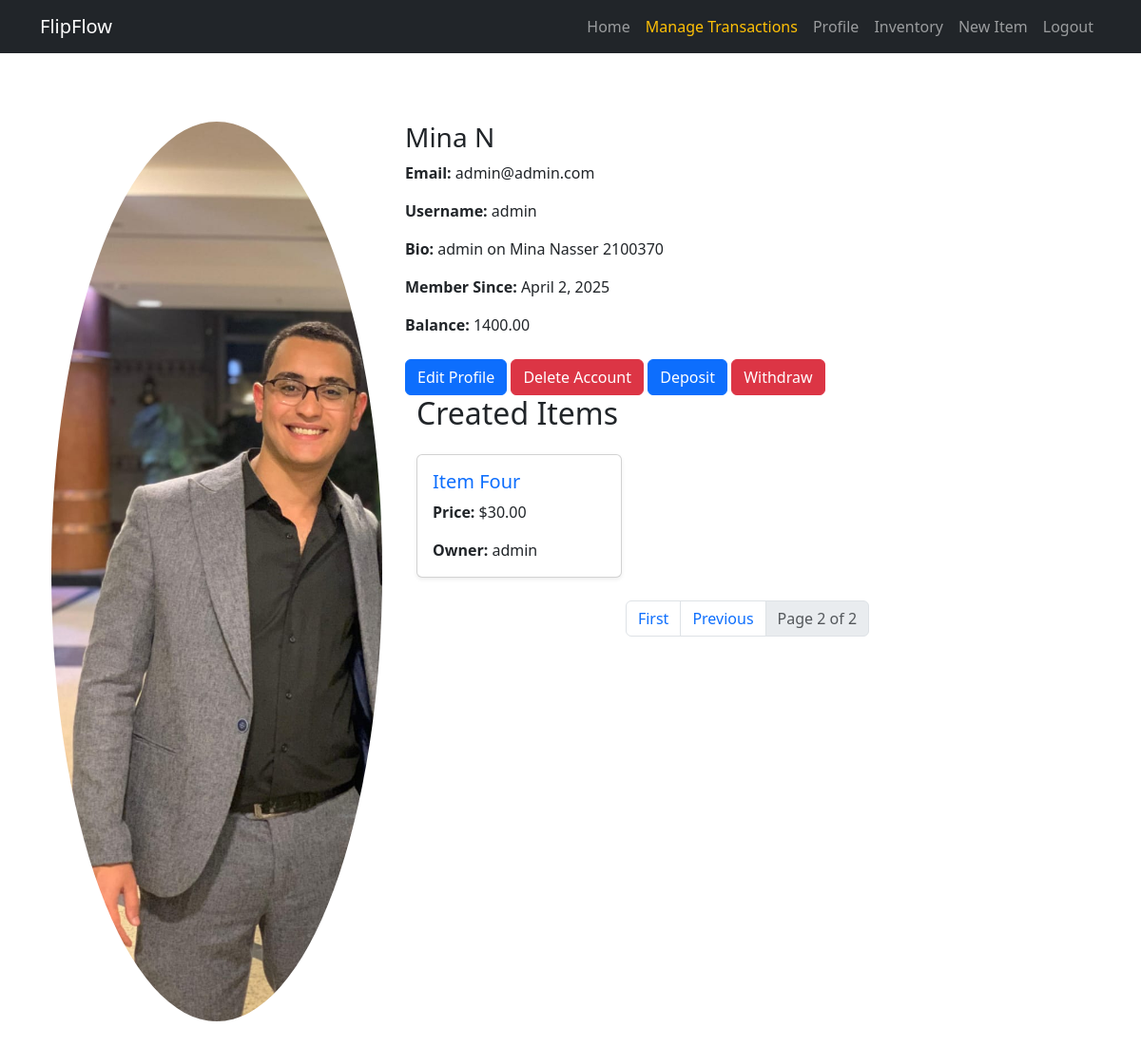
The page /accounts/profile/?page=2 (signed in) on the database as committed earlier.
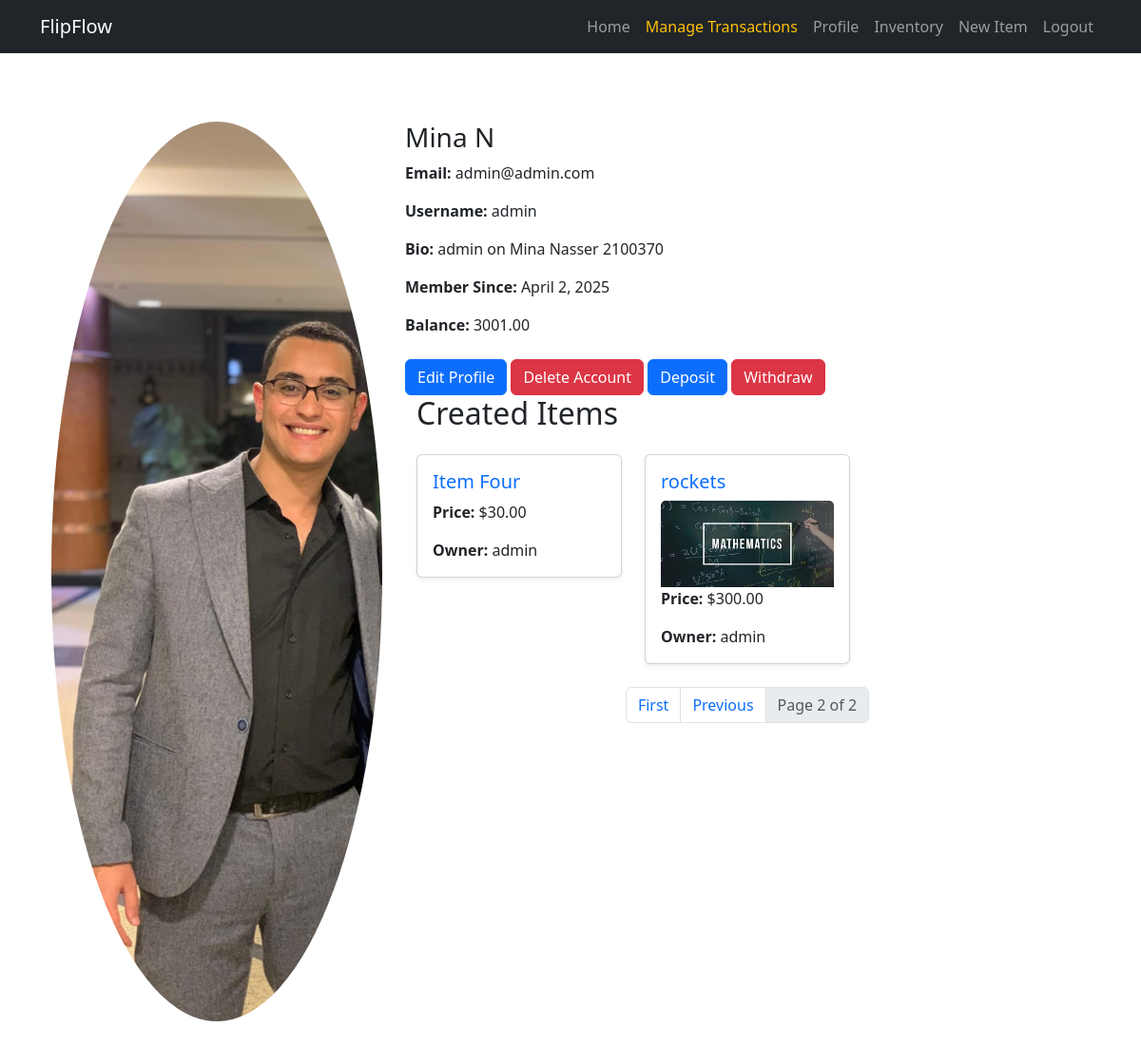
The same page on the database as committed later.
### accounts/models.py (models this page shows, shortened)
class Profile(models.Model):
    user = models.OneToOneField(User, on_delete=models.CASCADE)
    img = models.ImageField(upload_to=custom_upload_to,blank=True,null=True)
    balance=models.DecimalField(max_digits=15,default=0, decimal_places=2, verbose_name="balance")
    slug = models.SlugField(blank=True,null=True)
    bio = models.TextField(blank=True)
    country = CountryField(blank=True)
    address = models.CharField(blank=True, max_length=100)
    birth_date = models.DateField(null=True, blank=True)
    joindate = models.DateTimeField(blank=True, default=datetime.datetime.now)
    class Meta:
        verbose_name = 'Profile'
        verbose_name_plural = 'Profiles'

### Item/models.py (models this page shows, shortened)
class Item(models.Model):
    Item_name= models.CharField(max_length=100, verbose_name="Item Name")
    Item_img = models.ImageField(upload_to=custom_upload_to,blank=True,null=True)
    Item_owner=models.ForeignKey(User,blank=True, null=True,verbose_name=_("Item Owner"), on_delete=models.CASCADE,related_name='item_owner')
    Item_description= models.TextField(verbose_name="Item Description")
    Item_price= models.DecimalField(max_digits=10, decimal_places=2, verbose_name="Item Price")
    Item_quantity= models.IntegerField(verbose_name="Item Quantity")
    Item_published=models.BooleanField(_("Item Published"), default=False, help_text=_("Is this item published?"))
    Item_createdat=models.DateTimeField(_("Item Created At"), auto_now_add=True)
    Item_category=models.ForeignKey('Category',on_delete=models.CASCADE,blank=True,null=True)
    Item_slug = models.SlugField(blank=True,null=True,unique=True)
    class Meta:
        verbose_name = _("Item")
        verbose_name_plural = _("Items")

### accounts/views.py (the view)
# urls.py: path('profile/',views.profile,name='profile'),
@login_required
def profile(request):
    profile=Profile.objects.get(user=request.user)
    items = Item.objects.filter(Item_owner=request.user, Item_published=True)
    Paginator_items=Paginator(items,2) # Show 10 items per page
    page_number=request.GET.get('page')
    items=Paginator_items.get_page(page_number)
    context={'profile':profile,'items':items}
    return render(request,'profile.html',context)

### accounts/templates/profile.html (shortened to what this page needs)
{% extends "base.html" %}
{% block body %}
{% load static %}
<section class="profile-details py-5">
    <div class="container">
        <div class="row">
            <div class="col-lg-4 col-md-6 mb-4">
                {% if profile.img %}
                <div class="profile-img">
                    <img src="{{ profile.img.url }}" alt="Profile Image" class="img-fluid rounded-circle">
                </div>
                {% else %}
                <div class="profile-img">
                    <img src="{% static 'images/default-profile.png' %}" alt="Default Profile Image" class="img-fluid rounded-circle">
                </div>
                {% endif %}
            </div>
            <div class="col-lg-8 col-md-6">
                <div class="profile-info">
                    <h3>{{ profile.user.first_name }} {{ profile.user.last_name }}</h3>
                    <p><strong>Email:</strong> {{ profile.user.email }}</p>
                    <p><strong>Username:</strong> {{ profile.user.username }}</p>
                    <p><strong>Bio:</strong> {{ profile.bio|safe }}</p>
                    <p><strong>Member Since:</strong> {{ profile.user.date_joined|date:"F j, Y" }}</p>
                    <p><strong>Balance:</strong> {{ profile.balance|safe }}</p>
                    {% if profile.user == request.user %}
                    <div class="mt-4">
                        <a href="{% url 'accounts:profile_edit' %}" class="btn btn-primary">Edit Profile</a>
                        <a href="{% url 'accounts:del_account' profile.slug %}" class="btn btn-danger">Delete Account</a>
                        <a href="{% url 'Market:deposit'  %}" class="btn btn-primary">Deposit</a>
                        <a href="{% url 'Market:withdraw'  %}" class="btn btn-danger">Withdraw</a>
                    </div>
                    {% endif %}
                    <div class="container">
                        <h2 class="mb-4">Created Items</h2>
                        <div class="row">
                            {% for item in items %}
                            <div class="col-md-4 mb-4">
                                <div class="card shadow-sm">
                                    <div class="card-body">
                                        <a href="{% url 'Item:item_detail' item.Item_slug %}" class="text-decoration-none">
                                            <h5 class="card-title">{{ item.Item_name }}</h5>
                                        </a>
                                        {% if item.Item_img %}
                                        <img src="{{ item.Item_img.url }}" class="card-img-top" alt="Item Image" style="max-height: 200px; object-fit: cover;">
                                        {% endif %}
                                        <p class="card-text"><strong>Price:</strong> ${{ item.Item_price }}</p>
                                        <p class="card-text"><strong>Owner:</strong> {{ item.Item_owner.username }}</p>
                                    </div>
                                </div>
                            </div>
                            {% empty %}
                            <p class="text-muted">No items available.</p>
                            {% endfor %}
                        </div>
                        <nav aria-label="Page navigation">
                            <ul class="pagination justify-content-center">
                                {% if items.has_previous %}
                                <li class="page-item">
                                    <a class="page-link" href="?page=1">First</a>
                                </li>
                                <li class="page-item">
                                    <a class="page-link" href="?page={{ items.previous_page_number }}">Previous</a>
                                </li>
                                {% endif %}
                                <li class="page-item disabled">
                                    <span class="page-link">Page {{ items.number }} of {{ items.paginator.num_pages }}</span>
                                </li>
                            </ul>
                        </nav>
                    </div>
                </div>
            </div>
        </div>
    </div>
</section>
{% endblock %}

### templates/base.html (shortened to what this page needs)
<!DOCTYPE html>
<html lang="en">
<head>
    {% load static %}
    <link rel="stylesheet" href="https://cdn.jsdelivr.net/npm/bootstrap@5.3.0/dist/css/bootstrap.min.css">
</head>
<body>
<nav class="navbar navbar-expand-lg navbar-dark bg-dark fixed-top">
    <div class="container">
        <a class="navbar-brand" href="#">FlipFlow</a>
        <div class="collapse navbar-collapse" id="navbarNav">
            <ul class="navbar-nav ms-auto">
                <li class="nav-item">
                    <a class="nav-link" href="{% url 'Item:item_list' %}"> Home</a>
                </li>
                {% if user.is_authenticated %}
                    {% if user.is_staff or user.is_superuser %}
                        <li class="nav-item">
                            <a class="nav-link text-warning" href="{% url 'Market:admin_pending_deposits' %}">
                                 Manage Transactions
                            </a>
                        </li>
                    {% endif %}
                    <li class="nav-item">
                        <a class="nav-link" href="{% url 'accounts:profile' %}"> Profile</a>
                    </li>
                    <li class="nav-item">
                        <a class="nav-link" href="{% url 'Market:inventory' %}"> Inventory</a>
                    </li>
                    <li class="nav-item">
                        <a class="nav-link" href="{% url 'Item:item_create' %}"> New Item</a>
                    </li>
                    <li class="nav-item">
                        <form action="{% url 'logout' %}" method="POST" style="display:inline;">
                            <button type="submit" class="nav-link btn btn-outline-light" style="border: none; background: none;">
                                 Logout
                            </button>
                        </form>
                    </li>
                {% endif %}
            </ul>
        </div>
    </div>
</nav>
    <div class="container mt-4">
        {% block body %}{% endblock body%}
    </div>
</body>
</html>

### templates/base.html (style rules this page uses)
body { padding-top: 56px; }

Rows that differ between the two databases and show on the page:
changed Profile "admin on Mina Nasser 2100370": balance "1400.00" → "3001.00"
added Item: Item_name "rockets", Item_img (picture), Item_price "300.00", Item_owner.username "admin"
